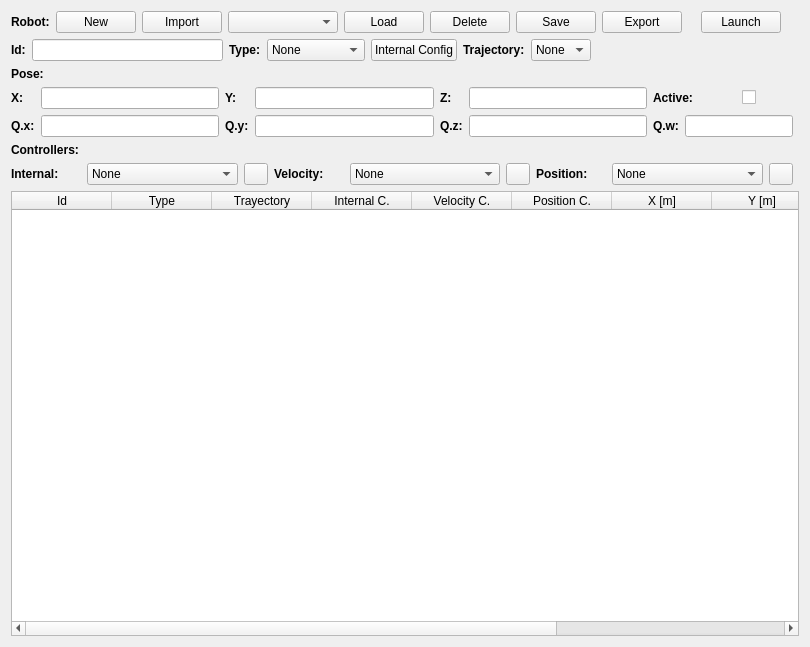
                <widget class="QWidget" name="scrollAreaWidgetContents_3">
                 <property name="geometry">
                  <rect>
                   <x>0</x>
                   <y>0</y>
                   <width>810</width>
                   <height>647</height>
                  </rect>
                 </property>
                 <layout class="QGridLayout" name="gridLayout_7">
                  <item row="3" column="0" colspan="3">
                   <layout class="QGridLayout" name="Robot_controllers_layout">
                    <item row="0" column="0" colspan="2">
                     <widget class="QLabel" name="Controller_label">
                      <property name="text">
                       <string>&lt;html&gt;&lt;head/&gt;&lt;body&gt;&lt;p&gt;&lt;span style=&quot; font-weight:600;&quot;&gt;Controllers:&lt;/span&gt;&lt;/p&gt;&lt;/body&gt;&lt;/html&gt;</string>
                      </property>
                     </widget>
                    </item>
                    <item row="1" column="0">
                     <widget class="QLabel" name="InternalC_label">
                      <property name="maximumSize">
                       <size>
                        <width>70</width>
                        <height>16777215</height>
                       </size>
                      </property>
                      <property name="text">
                       <string>&lt;html&gt;&lt;head/&gt;&lt;body&gt;&lt;p&gt;&lt;span style=&quot; font-weight:600;&quot;&gt;Internal:&lt;/span&gt;&lt;/p&gt;&lt;/body&gt;&lt;/html&gt;</string>
                      </property>
                     </widget>
                    </item>
                    <item row="1" column="1">
                     <widget class="QComboBox" name="InternalC_combo">
                      <property name="styleSheet">
                       <string notr="true">selection-background-color: rgb(168,168,168);</string>
                      </property>
                      <item>
                       <property name="text">
                        <string>None</string>
                       </property>
                      </item>
                      <item>
                       <property name="text">
                        <string>Continuous PID</string>
                       </property>
                      </item>
                      <item>
                       <property name="text">
                        <string>Event-Based PID</string>
                       </property>
                      </item>
                      <item>
                       <property name="text">
                        <string>Deep Learning</string>
                       </property>
                      </item>
                      <item>
                       <property name="text">
                        <string>Machine Learning</string>
                       </property>
                      </item>
                      <item>
                       <property name="text">
                        <string>Fuzzy Logic</string>
                       </property>
                      </item>
                      <item>
                       <property name="text">
                        <string>Neural Network</string>
                       </property>
                      </item>
                     </widget>
                    </item>
                    <item row="1" column="2">
                     <widget class="QPushButton" name="InternalC_Button">
                      <property name="maximumSize">
                       <size>
                        <width>24</width>
                        <height>24</height>
                       </size>
                      </property>
                      <property name="text">
                       <string/>
                      </property>
                     </widget>
                    </item>
                    <item row="1" column="3">
                     <widget class="QLabel" name="VelocityC_label">
                      <property name="maximumSize">
                       <size>
                        <width>70</width>
                        <height>16777215</height>
                       </size>
                      </property>
                      <property name="text">
                       <string>&lt;html&gt;&lt;head/&gt;&lt;body&gt;&lt;p&gt;&lt;span style=&quot; font-weight:600;&quot;&gt;Velocity:&lt;/span&gt;&lt;/p&gt;&lt;/body&gt;&lt;/html&gt;</string>
                      </property>
                     </widget>
                    </item>
                    <item row="1" column="4">
                     <widget class="QComboBox" name="VelocityC_combo">
                      <property name="styleSheet">
                       <string notr="true">selection-background-color: rgb(168,168,168);</string>
                      </property>
                      <item>
                       <property name="text">
                        <string>None</string>
                       </property>
                      </item>
                      <item>
                       <property name="text">
                        <string>Continuous PID</string>
                       </property>
                      </item>
                      <item>
                       <property name="text">
                        <string>Event-Based PID</string>
                       </property>
                      </item>
                      <item>
                       <property name="text">
                        <string>Deep Learning</string>
                       </property>
                      </item>
                      <item>
                       <property name="text">
                        <string>Machine Learning</string>
                       </property>
                      </item>
                      <item>
                       <property name="text">
                        <string>Fuzzy Logic</string>
                       </property>
                      </item>
                      <item>
                       <property name="text">
                        <string>Neural Network</string>
                       </property>
                      </item>
                     </widget>
                    </item>
                    <item row="1" column="5">
                     <widget class="QPushButton" name="VelocityC_Button">
                      <property name="maximumSize">
                       <size>
                        <width>24</width>
                        <height>24</height>
                       </size>
                      </property>
                      <property name="text">
                       <string/>
                      </property>
                     </widget>
                    </item>
                    <item row="1" column="6">
                     <widget class="QLabel" name="PositionC_label">
                      <property name="maximumSize">
                       <size>
                        <width>70</width>
                        <height>16777215</height>
                       </size>
                      </property>
                      <property name="text">
                       <string>&lt;html&gt;&lt;head/&gt;&lt;body&gt;&lt;p&gt;&lt;span style=&quot; font-weight:600;&quot;&gt;Position:&lt;/span&gt;&lt;/p&gt;&lt;/body&gt;&lt;/html&gt;</string>
                      </property>
                     </widget>
                    </item>
                    <item row="1" column="7">
                     <widget class="QComboBox" name="PositionC_combo">
                      <property name="styleSheet">
                       <string notr="true">selection-background-color: rgb(168,168,168);</string>
                      </property>
                      <item>
                       <property name="text">
                        <string>None</string>
                       </property>
                      </item>
                      <item>
                       <property name="text">
                        <string>Continuous PID</string>
                       </property>
                      </item>
                      <item>
                       <property name="text">
                        <string>Event-Based PID</string>
                       </property>
                      </item>
                      <item>
                       <property name="text">
                        <string>Deep Learning</string>
                       </property>
                      </item>
                      <item>
                       <property name="text">
                        <string>Machine Learning</string>
                       </property>
                      </item>
                      <item>
                       <property name="text">
                        <string>Fuzzy Logic</string>
                       </property>
                      </item>
                      <item>
                       <property name="text">
                        <string>Neural Network</string>
                       </property>
                      </item>
                     </widget>
                    </item>
                    <item row="1" column="8">
                     <widget class="QPushButton" name="PositionC_Button">
                      <property name="maximumSize">
                       <size>
                        <width>24</width>
                        <height>24</height>
                       </size>
                      </property>
                      <property name="text">
                       <string/>
                      </property>
                     </widget>
                    </item>
                   </layout>
                  </item>
                  <item row="0" column="0">
                   <layout class="QGridLayout" name="Robot_configuration_layout">
                    <item row="0" column="8">
                     <widget class="QPushButton" name="ExportRobot_Button">
                      <property name="text">
                       <string>Export</string>
                      </property>
                     </widget>
                    </item>
                    <item row="0" column="3">
                     <widget class="QComboBox" name="IdRobot_ComboBox">
                      <property name="minimumSize">
                       <size>
                        <width>110</width>
                        <height>0</height>
                       </size>
                      </property>
                      <property name="styleSheet">
                       <string notr="true">selection-background-color: rgb(168,168,168);</string>
                      </property>
                     </widget>
                    </item>
                    <item row="0" column="6">
                     <widget class="QPushButton" name="SaveRobot_Button">
                      <property name="text">
                       <string>Save</string>
                      </property>
                     </widget>
                    </item>
                    <item row="0" column="1">
                     <widget class="QPushButton" name="NewRobot_Button">
                      <property name="text">
                       <string>New</string>
                      </property>
                     </widget>
                    </item>
                    <item row="0" column="0">
                     <widget class="QLabel" name="Robot_label">
                      <property name="maximumSize">
                       <size>
                        <width>50</width>
                        <height>16777215</height>
                       </size>
                      </property>
                      <property name="text">
                       <string>&lt;html&gt;&lt;head/&gt;&lt;body&gt;&lt;p&gt;&lt;span style=&quot; font-weight:600;&quot;&gt;Robot:&lt;/span&gt;&lt;/p&gt;&lt;/body&gt;&lt;/html&gt;</string>
                      </property>
                     </widget>
                    </item>
                    <item row="0" column="10">
                     <spacer name="horizontalSpacer_2">
                      <property name="orientation">
                       <enum>Qt::Horizontal</enum>
                      </property>
                      <property name="sizeHint" stdset="0">
                       <size>
                        <width>40</width>
                        <height>20</height>
                       </size>
                      </property>
                     </spacer>
                    </item>
                    <item row="0" column="5">
                     <widget class="QPushButton" name="DeleteRobot_Button">
                      <property name="text">
                       <string>Delete</string>
                      </property>
                     </widget>
                    </item>
                    <item row="0" column="2">
                     <widget class="QPushButton" name="ImportRobot_Button">
                      <property name="text">
                       <string>Import</string>
                      </property>
                     </widget>
                    </item>
                    <item row="0" column="4">
                     <widget class="QPushButton" name="LoadRobot_Button">
                      <property name="text">
                       <string>Load</string>
                      </property>
                     </widget>
                    </item>
                    <item row="0" column="11">
                     <widget class="QPushButton" name="LaunchRobot_Button">
                      <property name="text">
                       <string>Launch</string>
                      </property>
                     </widget>
                    </item>
                   </layout>
                  </item>
                  <item row="1" column="0">
                   <layout class="QHBoxLayout" name="Robot_id_layout">
                    <item>
                     <widget class="QLabel" name="IdRobot_label">
                      <property name="text">
                       <string>&lt;html&gt;&lt;head/&gt;&lt;body&gt;&lt;p&gt;&lt;span style=&quot; font-weight:600;&quot;&gt;Id:&lt;/span&gt;&lt;/p&gt;&lt;/body&gt;&lt;/html&gt;</string>
                      </property>
                     </widget>
                    </item>
                    <item>
                     <widget class="QLineEdit" name="IdRobot_text">
                      <property name="maximumSize">
                       <size>
                        <width>200</width>
                        <height>16777215</height>
                       </size>
                      </property>
                     </widget>
                    </item>
                    <item>
                     <widget class="QLabel" name="TypeRobot_label">
                      <property name="text">
                       <string>&lt;html&gt;&lt;head/&gt;&lt;body&gt;&lt;p&gt;&lt;span style=&quot; font-weight:600;&quot;&gt;Type:&lt;/span&gt;&lt;/p&gt;&lt;/body&gt;&lt;/html&gt;</string>
                      </property>
                     </widget>
                    </item>
                    <item>
                     <widget class="QComboBox" name="TypeRobot_combo">
                      <property name="styleSheet">
                       <string notr="true">selection-background-color: rgb(168,168,168);</string>
                      </property>
                      <item>
                       <property name="text">
                        <string>None</string>
                       </property>
                      </item>
                      <item>
                       <property name="text">
                        <string>Crazyflie 2.1</string>
                       </property>
                      </item>
                      <item>
                       <property name="text">
                        <string>Khepera IV</string>
                       </property>
                      </item>
                     </widget>
                    </item>
                    <item>
                     <widget class="QPushButton" name="InternalRobotConfig_Button">
                      <property name="text">
                       <string>Internal Config</string>
                      </property>
                     </widget>
                    </item>
                    <item>
                     <widget class="QLabel" name="label">
                      <property name="text">
                       <string>&lt;html&gt;&lt;head/&gt;&lt;body&gt;&lt;p&gt;&lt;span style=&quot; font-weight:600;&quot;&gt;Trajectory:&lt;/span&gt;&lt;/p&gt;&lt;/body&gt;&lt;/html&gt;</string>
                      </property>
                     </widget>
                    </item>
                    <item>
                     <widget class="QComboBox" name="RobotTrajectory_comboBox">
                      <property name="styleSheet">
                       <string notr="true">selection-background-color: rgb(168,168,168);</string>
                      </property>
                      <item>
                       <property name="text">
                        <string>None</string>
                       </property>
                      </item>
                     </widget>
                    </item>
                    <item>
                     <spacer name="horizontalSpacer_4">
                      <property name="orientation">
                       <enum>Qt::Horizontal</enum>
                      </property>
                      <property name="sizeHint" stdset="0">
                       <size>
                        <width>40</width>
                        <height>20</height>
                       </size>
                      </property>
                     </spacer>
                    </item>
                   </layout>
                  </item>
                  <item row="2" column="0" colspan="3">
                   <layout class="QGridLayout" name="Robot_pose_layout">
                    <item row="0" column="0" colspan="2">
                     <widget class="QLabel" name="Robot_pose_label">
                      <property name="text">
                       <string>&lt;html&gt;&lt;head/&gt;&lt;body&gt;&lt;p&gt;&lt;span style=&quot; font-weight:600;&quot;&gt;Pose:&lt;/span&gt;&lt;/p&gt;&lt;/body&gt;&lt;/html&gt;</string>
                      </property>
                     </widget>
                    </item>
                    <item row="1" column="0">
                     <widget class="QLabel" name="Robot_X_label">
                      <property name="text">
                       <string>&lt;html&gt;&lt;head/&gt;&lt;body&gt;&lt;p&gt;&lt;span style=&quot; font-weight:600;&quot;&gt;X:&lt;/span&gt;&lt;/p&gt;&lt;/body&gt;&lt;/html&gt;</string>
                      </property>
                     </widget>
                    </item>
                    <item row="1" column="1">
                     <widget class="QLineEdit" name="Robot_X_text">
                      <property name="styleSheet">
                       <string notr="true"/>
                      </property>
                     </widget>
                    </item>
                    <item row="1" column="2">
                     <widget class="QLabel" name="Robot_Y_label">
                      <property name="text">
                       <string>&lt;html&gt;&lt;head/&gt;&lt;body&gt;&lt;p&gt;&lt;span style=&quot; font-weight:600;&quot;&gt;Y:&lt;/span&gt;&lt;/p&gt;&lt;/body&gt;&lt;/html&gt;</string>
                      </property>
                     </widget>
                    </item>
                    <item row="1" column="3">
                     <widget class="QLineEdit" name="Robot_Y_text">
                      <property name="styleSheet">
                       <string notr="true"/>
                      </property>
                     </widget>
                    </item>
                    <item row="1" column="4">
                     <widget class="QLabel" name="Robot_Z_label">
                      <property name="text">
                       <string>&lt;html&gt;&lt;head/&gt;&lt;body&gt;&lt;p&gt;&lt;span style=&quot; font-weight:600;&quot;&gt;Z:&lt;/span&gt;&lt;/p&gt;&lt;/body&gt;&lt;/html&gt;</string>
                      </property>
                     </widget>
                    </item>
                    <item row="1" column="5">
                     <widget class="QLineEdit" name="Robot_Z_text">
                      <property name="styleSheet">
                       <string notr="true"/>
                      </property>
                     </widget>
                    </item>
                    <item row="1" column="6" colspan="2">
                     <widget class="QLabel" name="Robot_inter_label">
                      <property name="text">
                       <string>&lt;html&gt;&lt;head/&gt;&lt;body&gt;&lt;p&gt;&lt;span style=&quot; font-weight:600;&quot;&gt;Active:&lt;/span&gt;&lt;/p&gt;&lt;/body&gt;&lt;/html&gt;</string>
                      </property>
                     </widget>
                    </item>
                    <item row="1" column="8">
                     <widget class="QCheckBox" name="Robot_inter_checkBox">
                      <property name="styleSheet">
                       <string notr="true"/>
                      </property>
                      <property name="text">
                       <string/>
                      </property>
                     </widget>
                    </item>
                    <item row="2" column="0">
                     <widget class="QLabel" name="Robot_Qx_label">
                      <property name="text">
                       <string>&lt;html&gt;&lt;head/&gt;&lt;body&gt;&lt;p&gt;&lt;span style=&quot; font-weight:600;&quot;&gt;Q.x:&lt;/span&gt;&lt;/p&gt;&lt;/body&gt;&lt;/html&gt;</string>
                      </property>
                     </widget>
                    </item>
                    <item row="2" column="1">
                     <widget class="QLineEdit" name="Robot_Qx_text">
                      <property name="styleSheet">
                       <string notr="true"/>
                      </property>
                     </widget>
                    </item>
                    <item row="2" column="2">
                     <widget class="QLabel" name="Robot_Qy_label">
                      <property name="text">
                       <string>&lt;html&gt;&lt;head/&gt;&lt;body&gt;&lt;p&gt;&lt;span style=&quot; font-weight:600;&quot;&gt;Q.y:&lt;/span&gt;&lt;/p&gt;&lt;/body&gt;&lt;/html&gt;</string>
                      </property>
                     </widget>
                    </item>
                    <item row="2" column="3">
                     <widget class="QLineEdit" name="Robot_Qy_text">
                      <property name="styleSheet">
                       <string notr="true"/>
                      </property>
                     </widget>
                    </item>
                    <item row="2" column="4">
                     <widget class="QLabel" name="Robot_Qz_label">
                      <property name="text">
                       <string>&lt;html&gt;&lt;head/&gt;&lt;body&gt;&lt;p&gt;&lt;span style=&quot; font-weight:600;&quot;&gt;Q.z:&lt;/span&gt;&lt;/p&gt;&lt;/body&gt;&lt;/html&gt;</string>
                      </property>
                     </widget>
                    </item>
                    <item row="2" column="5">
                     <widget class="QLineEdit" name="Robot_Qz_text">
                      <property name="styleSheet">
                       <string notr="true"/>
                      </property>
                     </widget>
                    </item>
                    <item row="2" column="6">
                     <widget class="QLabel" name="Robot_Qw_label">
                      <property name="text">
                       <string>&lt;html&gt;&lt;head/&gt;&lt;body&gt;&lt;p&gt;&lt;span style=&quot; font-weight:600;&quot;&gt;Q.w:&lt;/span&gt;&lt;/p&gt;&lt;/body&gt;&lt;/html&gt;</string>
                      </property>
                     </widget>
                    </item>
                    <item row="2" column="7" colspan="2">
                     <widget class="QLineEdit" name="Robot_Qw_text">
                      <property name="styleSheet">
                       <string notr="true"/>
                      </property>
                     </widget>
                    </item>
                   </layout>
                  </item>
                  <item row="4" column="0" colspan="4">
                   <widget class="QTableWidget" name="robots_table">
                    <property name="minimumSize">
                     <size>
                      <width>600</width>
                      <height>420</height>
                     </size>
                    </property>
                    <column>
                     <property name="text">
                      <string>Id</string>
                     </property>
                    </column>
                    <column>
                     <property name="text">
                      <string>Type</string>
                     </property>
                    </column>
                    <column>
                     <property name="text">
                      <string>Trayectory</string>
                     </property>
                    </column>
                    <column>
                     <property name="text">
                      <string>Internal C.</string>
                     </property>
                    </column>
                    <column>
                     <property name="text">
                      <string>Velocity C.</string>
                     </property>
                    </column>
                    <column>
                     <property name="text">
                      <string>Position C.</string>
                     </property>
                    </column>
                    <column>
                     <property name="text">
                      <string>X [m]</string>
                     </property>
                    </column>
                    <column>
                     <property name="text">
                      <string>Y [m]</string>
                     </property>
                    </column>
                    <column>
                     <property name="text">
                      <string>Z[m]</string>
                     </property>
                    </column>
                    <column>
                     <property name="text">
                      <string/>
                     </property>
                    </column>
                   </widget>
                  </item>
                 </layout>
                </widget>
